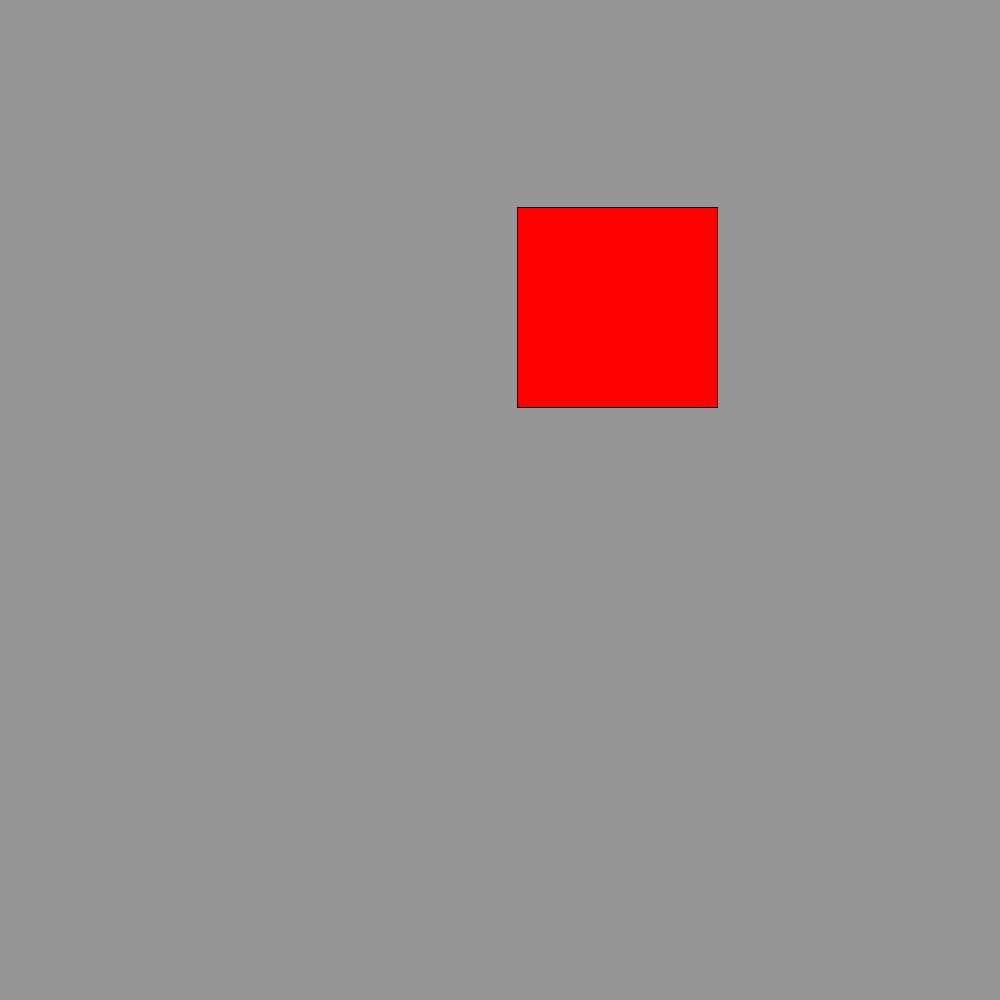
Frame 1 (no input)
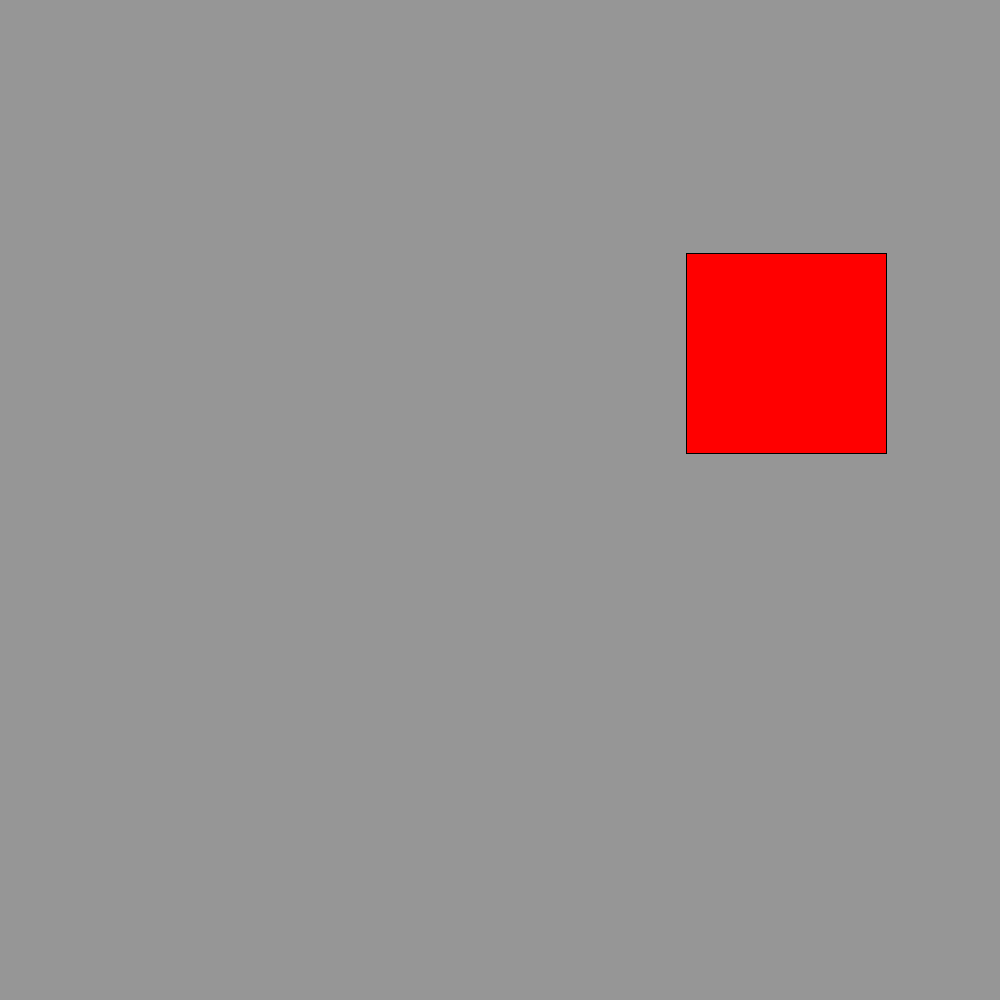
Frame 60 (the mouse pressed at the canvas centre just before this capture)
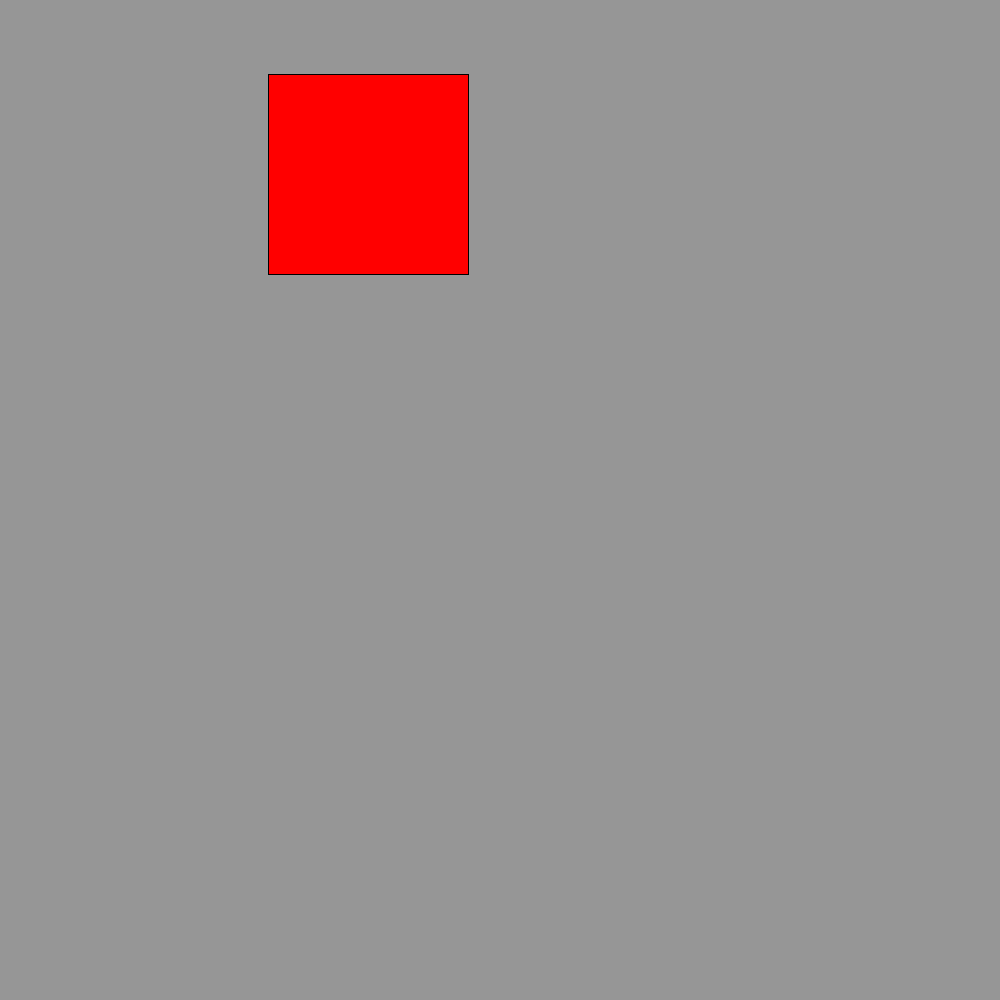
Frame 120 (the mouse held since frame 60 and released just before this capture)

The Processing sketch that drew these frames (run headless with seeded random() and noise(); from frame 60 on, the mouse is pressed at the canvas centre):

// Processing sketch: jumping_square
// ── jumping_square.pde
int xPos;
int yPos;
void setup()
{
  size(1000, 1000);
  xPos=(int)random(0, 800);
  yPos=(int)random(0,800);
}
void draw()
{
  background(150);
  fill(color(255,0,0));
  if(frameCount%30==0)
  {
      xPos=(int)random(0, 800);
      yPos=(int)random(0,800);
  }
  rect(xPos, yPos, 200, 200);
}
